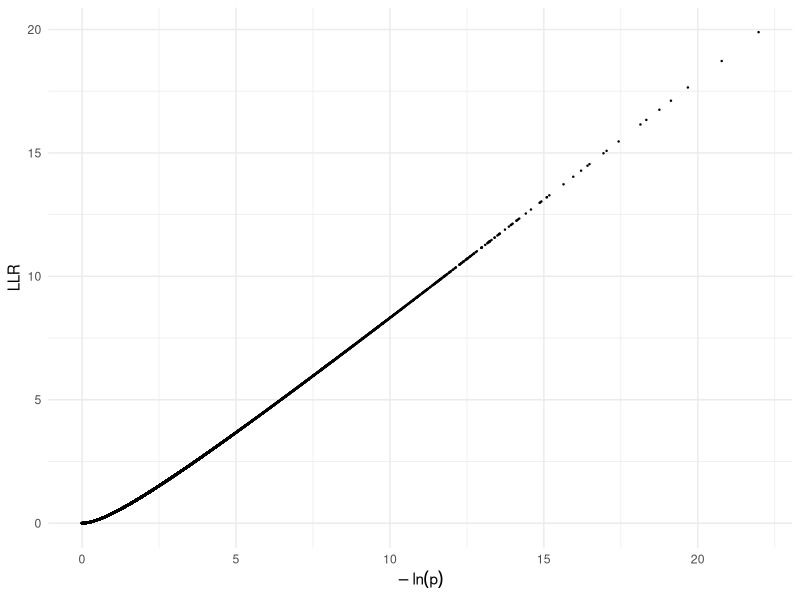

R code for this plot: (Note: this script raises an error after producing the figure.)
pvalues <- c(runif(100000), rbeta(1000, shape1=0.5, shape2=1000))

llr_values <- qchisq(1 - pvalues, df = 2)/2

llr_values2 <- 1000*log(qf(1 - pvalues, df1=1, df2=1000)/(1000) + 1)/2

library(ggplot2)

ggplot(data=data.frame(a=-log(pvalues), b=llr_values2),
       aes(x=a, y=b)) +
     theme_minimal() +
     xlab(expression(-ln(p))) +
     ylab(expression(LLR)) +
geom_point(size=0.2) +
ggsave("llr-vs-pvalue-contin.pdf", width=2, height=2)

ggplot(data=data.frame(a=-log(pvalues), b=llr_values),
       aes(x=a, y=b)) +
     theme_minimal() +
     xlab(expression(-ln(p))) +
     ylab(expression(LLR)) +
geom_point(size=0.2) +
ggsave("llr-vs-pvalue-binary.pdf", width=2, height=2)
